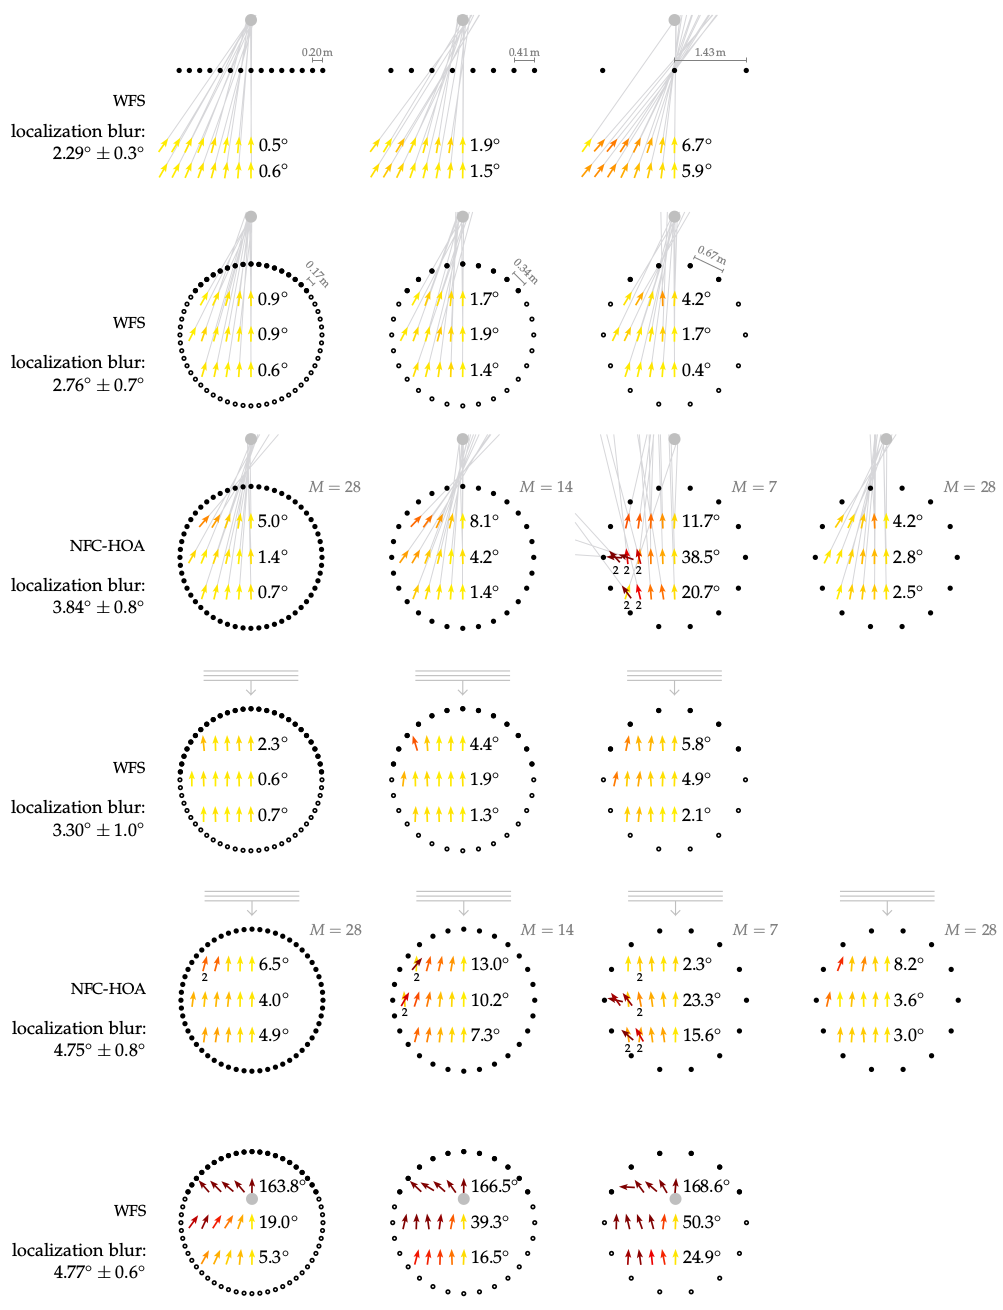

Recreate this plot in gnuplot.
#!/usr/bin/gnuplot
#
# FIGURE 5.4: Average localization results for all four experiments. The black
# symbols indicate loudspeakers, the grey ones the synthesized source. At every
# listening position, an arrow is pointing into the direction from which the
# listeners perceived the corresponding auditory event. The color of the arrow
# displays the absolute localization error, which is also summarized as an
# average beside the arrows for every row of positions. The average confidence
# interval for all localization results is 2.3 deg.  Listening conditions which
# resulted in listeners saying that they perceived two sources in Exp. 4 are
# highlighted with a small 2 written below the position.
#
# Explanation of calculated values:
# * the labels printed beside the position rows are the mean absolute
#   localization error, about the corresponding values from the rows. The values
#   were calculated by hand from the result files
# * the label representing the mean standard deviation is calculated about all
#   positions. For positions were more than one normal distribution was found
#   (the ones were more than one arrow is printed for one position) were
#   excluded from the average
#
# AUTHOR:   Hagen Wierstorf
# SOFTWARE: gnuplot 5.0 patchlevel 3

reset
set macros
set loadpath '../../gnuplot' 'data'

load 'latex.cfg'
load 'localization.cfg'
load 'array.cfg'

set terminal epslatex size 16cm,21cm color colortext @small
set output 'fig5_04.tex'

set style line 101 lc rgb '#808080' lt 1 lw 1

unset key
set size ratio -1

set cbrange [0:40]

set tmargin 0
set bmargin 0
set lmargin 0
set rmargin 0

unset colorbox
unset tics
unset xlabel
unset ylabel
set border 0

# === start plotting =====================================================
set multiplot
set size 0.208,0.167

# --- 1 ---
# WFS point source, 15 secondary sources
set origin 0.15,0.83
set xrange [-2.1:2.1]
set yrange [-2.3:1.1]
set label 1 '\ft \acs{WFS}' at graph 0, graph 0.5 right front
set label 31 '\ft localization blur:' at graph 0, graph 0.32 right front
set label 32 '\ft $2.29\degree \pm 0.3\degree$' at graph 0, graph 0.19 right front
set label 10 '\ft $0.5\degree$' at 0.15,-1.5 left front             # mean localization error for y=-1.5m
set label 11 '\ft $0.6\degree$' at 0.15,-2.0 left front             # mean localization error for y=-2m
set arrow 21 from 1.221,0.2 to 1.425,0.2 heads size 0.05,90,0 front ls 101 # mark distance between adjacent loudspeakers
set label 21 '\tiny $0.20$\,m' at 1.323,0.4 front center tc ls 101
plot 'wfs_nls15_linear_ps.txt'          @localization_grey_line,\
     ''                                 @localization_arrow,\
     'array_nls15_linear.txt'           @array_active w p,\
     set_point_source(0,1)              @point_source

# --- 2 ---
# WFS point source, 8 secondary sources
set origin 0.358,0.83
set label 1 ''
set label 31 ''
set label 32 ''
set label 10 '\ft $1.9\degree$'
set label 11 '\ft $1.5\degree$'
set arrow 21 from 1.018,0.2 to 1.425,0.2
set label 21 '\tiny $0.41$\,m' at 1.222,0.4
plot 'wfs_nls8_linear_ps.txt'           @localization_grey_line,\
     ''                                 @localization_arrow,\
     'array_nls8_linear.txt'            @array_active w p,\
     set_point_source(0,1)              @point_source

# --- 3 ---
# WFS point source, 3 secondary sources
set origin 0.566,0.83
set label 10 '\ft $6.7\degree$'
set label 11 '\ft $5.9\degree$'
set arrow 21 from 0,0.2 to 1.425,0.2
set label 21 '\tiny $1.43$\,m' at 0.713,0.4
plot 'wfs_nls3_linear_ps.txt'           @localization_grey_line,\
     ''                                 @localization_arrow,\
     'array_nls3_linear.txt'            @array_active w p,\
     set_point_source(0,1)              @point_source

# --- 4 ---
# WFS point source, 56 secondary sources
set origin 0.15,0.663
set yrange [-2.1:2.6]
set label 1 '\ft \acs{WFS}'
set label 31 '\ft localization blur:'
set label 32 '\ft $2.76\degree \pm 0.7\degree$' at graph 0, graph 0.22 right front
set label 10 '\ft $0.9\degree$' at 0.15, 0.75 left front
set label 11 '\ft $0.9\degree$' at 0.15, 0.00 left front
set label 12 '\ft $0.6\degree$' at 0.15,-0.75 left front
set arrow 21 from 1.210,1.194 to 1.322,1.069
set label 21 '\tiny $0.17$\,m' at 1.452,1.298 rotate by -48.21
plot 'wfs_nls56_circular_ps.txt'        @localization_grey_line,\
     ''                                 @localization_arrow,\
     'array_nls56_circular.txt'         @array_inactive w p,\
     'array_nls56_circular_wfs_ps.txt'  @array_active w p,\
     set_point_source(0,2.5)            @point_source 

# --- 5 ---
# WFS point source, 28 secondary sources
set origin 0.358,0.663
set label 1 ''
set label 31 ''
set label 32 ''
set label 10 '\ft $1.7\degree$'
set label 11 '\ft $1.9\degree$'
set label 12 '\ft $1.4\degree$'
set arrow 21 from 1.077,1.314 to 1.314,1.077
set label 21 '\tiny $0.34$\,m' at 1.372,1.372 rotate by -45
plot 'wfs_nls28_circular_ps.txt'        @localization_grey_line,\
     ''                                 @localization_arrow,\
     'array_nls28_circular.txt'         @array_inactive w p,\
     'array_nls28_circular_wfs_ps.txt'  @array_active w p,\
     set_point_source(0,2.5)            @point_source

# --- 6 ---
# WFS point source, 14 secondary sources
set origin 0.566,0.663
set label 10 '\ft $4.2\degree$'
set label 11 '\ft $1.7\degree$'
set label 12 '\ft $0.4\degree$'
set arrow 21 from 0.421,1.643 to 1.022,1.353
set label 21 '\tiny $0.67$\,m' at 0.823,1.723 rotate by -25.71
plot 'wfs_nls14_circular_ps.txt'        @localization_grey_line,\
     ''                                 @localization_arrow,\
     'array_nls14_circular.txt'         @array_inactive w p,\
     'array_nls14_circular_wfs_ps.txt'  @array_active w p,\
     set_point_source(0,2.5)            @point_source

# --- 7 ---
# NFC-HOA point source, 56 secondary sources
set origin 0.15,0.496
unset arrow 21
unset label 21
set label 1 '\ft \acs{NFC-HOA}'
set label 31 '\ft localization blur:'
set label 32 '\ft $3.84\degree \pm 0.8\degree$'
set label 10 '\ft $5.0\degree$'
set label 11 '\ft $1.4\degree$'
set label 12 '\ft $0.7\degree$'
set label 13 '\scs $M = 28$' at 1.2,1.5 left front tc ls 101
plot 'hoa_nls56_order28_ps.txt'         @localization_grey_line,\
     ''                                 @localization_arrow,\
     'array_nls56_circular.txt'         @array_active w p,\
     set_point_source(0,2.5)            @point_source 

# --- 8 ---
# NFC-HOA point source, 28 secondary sources
set origin 0.358,0.496
set label 1 ''
set label 31 ''
set label 32 ''
set label 10 '\ft $8.1\degree$'
set label 11 '\ft $4.2\degree$'
set label 12 '\ft $1.4\degree$'
set label 13 '\scs $M=14$'
plot 'hoa_nls28_order14_ps.txt'         @localization_grey_line,\
     ''                                 @localization_arrow,\
     'array_nls28_circular.txt'         @array_active w p,\
     set_point_source(0,2.5)            @point_source

# --- 9 ---
# NFC-HOA point source, 14 secondary sources
set origin 0.566,0.496
set label 2 '\tiny $2$' at -1.25,-0.23 center front
set label 3 '\tiny $2$' at -1.00,-0.23 center front
set label 4 '\tiny $2$' at -0.75,-0.23 center front
set label 5 '\tiny $2$' at -1.00,-0.98 center front
set label 6 '\tiny $2$' at -0.75,-0.98 center front
set label 10 '\ft $11.7\degree$'
set label 11 '\ft $38.5\degree$'
set label 12 '\ft $20.7\degree$'
set label 13 '\scs $M=7$'
plot 'hoa_nls14_order7_ps.txt'          @localization_grey_line,\
     ''                                 @localization_arrow,\
     'array_nls14_circular.txt'         @array_active w p,\
     set_point_source(0,2.5)            @point_source

unset label 2
unset label 3
unset label 4
unset label 5
unset label 6
unset label 13

# --- 10 ---
# WFS plane wave, 56 secondary sources
set origin 0.15,0.329
set label 1 '\ft \acs{WFS}'
set label 31 '\ft localization blur:'
set label 32 '\ft $3.30\degree \pm 1.0\degree$'
set label 10 '\ft $2.3\degree$'
set label 11 '\ft $0.6\degree$'
set label 12 '\ft $0.7\degree$'
plot 'wfs_nls56_circular_pw.txt'        @localization_arrow,\
     'array_nls56_circular.txt'         @array_inactive w p,\
     'array_nls56_circular_wfs_pw.txt'  @array_active w p,\
     set_plane_wave(0,2.2)              @plane_wave

# --- 11 ---
# WFS plane wave, 28 secondary sources
set origin 0.358,0.329
set label 1 ''
set label 31 ''
set label 32 ''
set label 10 '\ft $4.4\degree$'
set label 11 '\ft $1.9\degree$'
set label 12 '\ft $1.3\degree$'
plot 'wfs_nls28_circular_pw.txt'        @localization_arrow,\
     'array_nls28_circular.txt'         @array_inactive w p,\
     'array_nls28_circular_wfs_pw.txt'  @array_active w p,\
     set_plane_wave(0,2.2)              @plane_wave

# --- 12 ---
# WFS plane wave, 14 secondary sources
set origin 0.566,0.329
set label 10 '\ft $5.8\degree$'
set label 11 '\ft $4.9\degree$'
set label 12 '\ft $2.1\degree$'
plot 'wfs_nls14_circular_pw.txt'        @localization_arrow,\
     'array_nls14_circular.txt'         @array_inactive w p,\
     'array_nls14_circular_wfs_pw.txt'  @array_active w p,\
     set_plane_wave(0,2.2)              @plane_wave

# --- 13 ---
# NFC-HOA plane wave, 56 secondary sources
set origin 0.15,0.162
set label 1 '\ft \acs{NFC-HOA}'
set label 31 '\ft localization blur:'
set label 32 '\ft $4.75\degree \pm 0.8\degree$'
set label 2 '\tiny $2$' at -1.00,0.52 center front
set label 10 '\ft $6.5\degree$'
set label 11 '\ft $4.0\degree$'
set label 12 '\ft $4.9\degree$'
set label 13 '\scs $M = 28$' at 1.2,1.5 left front tc ls 101
plot 'hoa_nls56_order28_pw.txt'         @localization_arrow,\
     'array_nls56_circular.txt'         @array_active w p,\
     set_plane_wave(0,2.2)              @plane_wave
unset label 2

# --- 14 ---
# NFC-HOA plane wave, 28 secondary sources
set origin 0.358,0.162
set label 1 ''
set label 31 ''
set label 32 ''
set label 2 '\tiny $2$' at -1.00,0.52 center front
set label 3 '\tiny $2$' at -1.25,-0.23 center front
set label 10 '\ft $13.0\degree$'
set label 11 '\ft $10.2\degree$'
set label 12 '\ft $7.3\degree$'
set label 13 '\scs $M = 14$'
plot 'hoa_nls28_order14_pw.txt'         @localization_arrow,\
     'array_nls28_circular.txt'         @array_active w p,\
     set_plane_wave(0,2.2)              @plane_wave
unset label 2
unset label 3

# --- 15 ---
# NFC-HOA plane wave, 14 secondary sources
set origin 0.566,0.162
set label 2 '\tiny $2$' at -0.75,0.52 center front
set label 3 '\tiny $2$' at -0.75,-0.23 center front
set label 4 '\tiny $2$' at -1.00,-0.98 center front
set label 5 '\tiny $2$' at -0.75,-0.98 center front
set label 10 '\ft $2.3\degree$'
set label 11 '\ft $23.3\degree$'
set label 12 '\ft $15.6\degree$'
set label 13 '\scs $M = 7$'
plot 'hoa_nls14_order7_pw.txt'          @localization_arrow,\
     'array_nls14_circular.txt'         @array_active w p,\
     set_plane_wave(0,2.2)              @plane_wave
unset label 2
unset label 3
unset label 4
unset label 5
unset label 13

# --- 16 ---
# WFS focused source, 56 secondary sources
set origin 0.15,-0.005
set label 1 '\ft \acs{WFS}'
set label 31 '\ft localization blur:'
set label 32 '\ft $4.77\degree \pm 0.6\degree$'
set label 10 '\ft $163.8\degree$'
set label 11 '\ft $19.0\degree$'
set label 12 '\ft $5.3\degree$'
plot 'wfs_nls56_circular_fs.txt'        @localization_arrow,\
     'array_nls56_circular.txt'         @array_inactive w p,\
     'array_nls56_circular_wfs_fs.txt'  @array_active w p,\
     set_focused_source(0,0.5)          @focused_source

# --- 17 ---
# WFS focused source, 28 secondary sources
set origin 0.358,-0.005
set label 1 ''
set label 31 ''
set label 32 ''
set label 10 '\ft $166.5\degree$'
set label 11 '\ft $39.3\degree$'
set label 12 '\ft $16.5\degree$'
plot 'wfs_nls28_circular_fs.txt'        @localization_arrow,\
     'array_nls28_circular.txt'         @array_inactive w p,\
     'array_nls28_circular_wfs_fs.txt'  @array_active w p,\
     set_focused_source(0,0.5)          @focused_source

# --- 18 ---
# WFS focused source, 14 secondary sources
set origin 0.566,-0.005
set label 10 '\ft $168.6\degree$'
set label 11 '\ft $50.3\degree$'
set label 12 '\ft $24.9\degree$'
plot 'wfs_nls14_circular_fs.txt'        @localization_arrow,\
     'array_nls14_circular.txt'         @array_inactive w p,\
     'array_nls14_circular_wfs_fs.txt'  @array_active w p,\
     set_focused_source(0,0.5)          @focused_source

# --- 9.1 ---
# NFC-HOA point source, 14 secondary sources, order 28
set origin 0.775,0.496
set label 10 '\ft $4.2\degree$'
set label 11 '\ft $2.8\degree$'
set label 12 '\ft $2.5\degree$'
set label 13 '\scs $M=28$' at 1.2,1.5 left front tc ls 101
plot 'hoa_nls14_order28_ps.txt'         @localization_grey_line,\
     ''                                 @localization_arrow,\
     'array_nls14_circular.txt'         @array_active w p,\
     set_point_source(0,2.5)            @point_source

# --- 15.1 ---
# NFC-HOA plane wave, 14 secondary sources, order 28
set origin 0.775,0.162
set label 10 '\ft $8.2\degree$'
set label 11 '\ft $3.6\degree$'
set label 12 '\ft $3.0\degree$'
plot 'hoa_nls14_order28_pw.txt'         @localization_arrow,\
     'array_nls14_circular.txt'         @array_active w p,\
     set_plane_wave(0,2.2)              @plane_wave

unset multiplot

call 'plot.plt' 'fig5_04'
